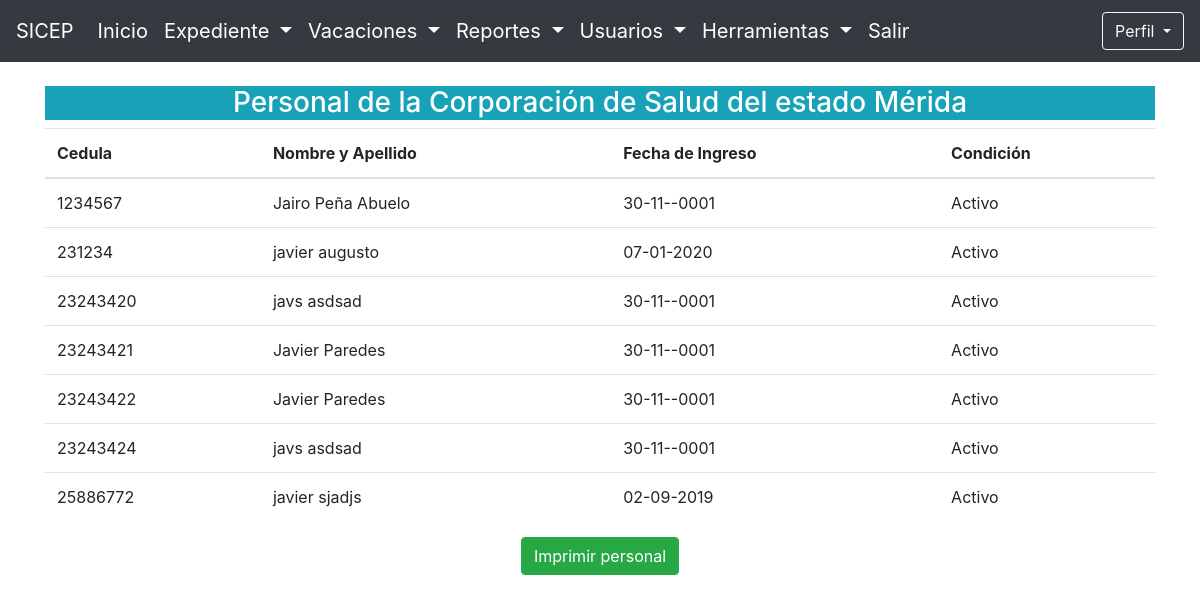
Page /main/personal.php on the earlier database version.
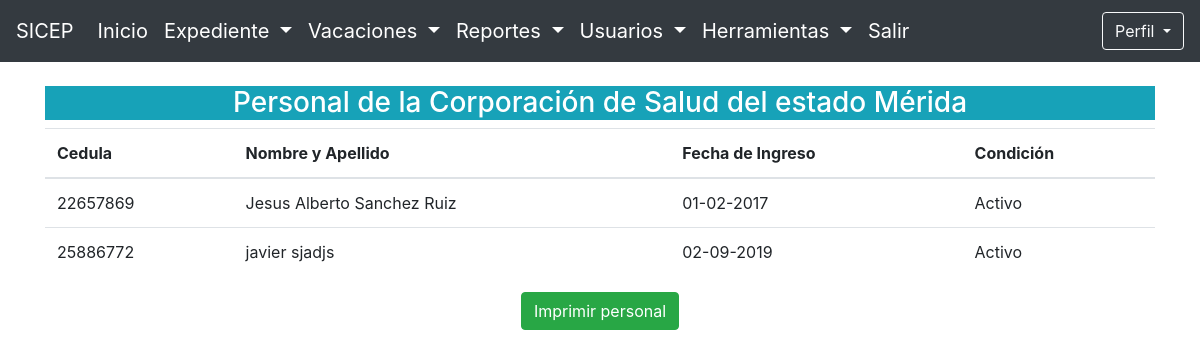
Same page on the later database version.
### tables this page shows
CREATE TABLE `funcionario` (
  `ced_fun` varchar(9) NOT NULL,
  `nom_fun` varchar(30) NOT NULL,
  `ape_fun` varchar(30) NOT NULL,
  `lug_nac_fun` varchar(30) NOT NULL,
  `pai_fun` varchar(20) NOT NULL,
  `fec_nac_fun` date NOT NULL,
  `cor_fun` varchar(30) NOT NULL,
  `est_civ_exp` varchar(15) NOT NULL,
  `dir_exp` text NOT NULL,
  `ciu_exp` varchar(1) NOT NULL,
  `est_fun` varchar(10) NOT NULL,
  `cond_exp` varchar(10) NOT NULL,
  `fec_ing_exp` date NOT NULL,
  `fec_ret_exp` date NOT NULL
);

### php/funciones.php (called while the page is built, shortened)
<?php
	include 'conexion.php';
	function listadoFuncionario()
	{
		global $conexion;
		$sql = "SELECT * FROM funcionario LIMIT 10";
		return $conexion->query($sql);
	}
?>

### main/personal.php (the view, shortened to what this page needs)
<?
	include '../php/conexion.php';
	include '../php/funciones.php';
	$result = listadoFuncionario();
?>
<!DOCTYPE html>
<html>
<head>
    <link rel="stylesheet" type="text/css" href="../css/main.css">
	<link rel="stylesheet" type="text/css" href="../css/bootstrap.min.css">
</head>
<body>
	<? include('menu.php'); ?>
	<br>
	<div class="container margin button 6">
		<h3 class="bg-info text-center pad-basic no-btm text-white">Personal de la Corporación de Salud del estado Mérida</h3>
	</div>
	<div class="container table-responsive sm">
	<table class="table">
	<thead>
    <tr>
      <th scope="col">Cedula</th>
      <th scope="col">Nombre y Apellido</th>
      <th scope="col">Fecha de Ingreso</th>
      <th scope="col">Condición</th>
    </tr>
  </thead>
  <tbody>
	<?
	while($row = $result->fetch_assoc()){
		?>
		<tr>
			<td><?echo $row['ced_fun']; ?></td>
			<td><?echo $row['nom_fun'].' '.$row['ape_fun']; ?></td>
			<td><?echo date('d-m-Y',strtotime($row['fec_ing_exp'])); ?></td>
			<td><?echo $row['cond_exp']; ?></td>
		</tr>
		<?
	}
	?>
	</tbody>
	</table>
	<div align="center">
		<form action="" method="post">
		<button type="submit" name="imprimir" class="btn btn-success">Imprimir personal</button>
		</form>
	</div>
	</div>
</body>
</html>

### main/menu.php (shortened to what this page needs)
<!DOCTYPE html>
<html lang="es">
<head>
</head>
<body>
	<nav class="navbar navbar-expand-lg navbar-light bg-dark" >
	  <div class="collapse navbar-collapse" id="navbarTogglerDemo01">
	    <a class="navbar-brand" style="color: white;" href="#">SICEP</a>
	    <ul class="navbar-nav mr-auto mt-2 mt-lg-0">
	      <li class="nav-item active">
	        <a class="nav-link" style="color: white;" href="#">Inicio <span class="sr-only">(current)</span></a>
	      </li>
	      <li class="nav-item dropdown">
	        <a class="nav-link dropdown-toggle" href="#" id="navbarDropdown" role="button" data-toggle="dropdown" aria-haspopup="true" aria-expanded="false" style="color: white;">
	          Expediente
	        </a>
	      </li>
	      <li class="nav-item dropdown">
	        <a class="nav-link dropdown-toggle" href="#" id="navbarDropdown" role="button" data-toggle="dropdown" aria-haspopup="true" aria-expanded="false" style="color: white;">
	          Vacaciones
	        </a>
	      </li>
	      <li class="nav-item dropdown">
	        <a class="nav-link dropdown-toggle" href="#" id="navbarDropdown" role="button" data-toggle="dropdown" aria-haspopup="true" aria-expanded="false" style="color: white;">
	          Reportes
	        </a>
      		</li>
	      <li class="nav-item dropdown">
	        <a class="nav-link dropdown-toggle" href="#" id="navbarDropdown" role="button" data-toggle="dropdown" aria-haspopup="true" aria-expanded="false" style="color: white;">
	          Usuarios
	        </a>
	      </li>
		  <li class="nav-item dropdown">
	        <a class="nav-link dropdown-toggle" href="#" id="navbarDropdown" role="button" data-toggle="dropdown" aria-haspopup="true" aria-expanded="false" style="color: white;">
	          Herramientas
	        </a>
	      </li>
		  <li class="nav-item">
	        <a class="nav-link" style="color: white;" href="cerrar_sesion.php">Salir</a>
	      </li>
	    </ul>
		    <div class="d-flex flex-row justify-content-center dropdown">
		        <button  class="btn btn-outline-light dropdown-toggle" type="button" id="dropdownMenuBoton"  data-toggle="dropdown" aria-haspopup="true" aria-expanded="true">Perfil <span class="fa fa-user-circle"></span></button>
	  </div>
	</nav>
</body>
</html>

### css/main.css (style rules this page uses)
html, body { width: 100%; height: 100%; margin: 0px; padding: 0; font-family: sans-serif; }
.navbar { font-size: 20px; }
.nav-link { color: blue; }

Differences in the rows shown:
removed funcionario: ced_fun "1234567", nom_fun "Jairo", ape_fun "Peña Abuelo", fec_ing_exp "30-11--0001", cond_exp "Activo"
removed funcionario: ced_fun "231234", nom_fun "javier", ape_fun "augusto", fec_ing_exp "07-01-2020", cond_exp "Activo"
removed funcionario: ced_fun "23243420", nom_fun "javs", ape_fun "asdsad", fec_ing_exp "30-11--0001", cond_exp "Activo"
removed funcionario: ced_fun "23243421", nom_fun "Javier", ape_fun "Paredes", fec_ing_exp "30-11--0001", cond_exp "Activo"
removed funcionario: ced_fun "23243422", nom_fun "Javier", ape_fun "Paredes", fec_ing_exp "30-11--0001", cond_exp "Activo"
removed funcionario: ced_fun "23243424", nom_fun "javs", ape_fun "asdsad", fec_ing_exp "30-11--0001", cond_exp "Activo"
added funcionario: ced_fun "22657869", nom_fun "Jesus Alberto", ape_fun "Sanchez Ruiz", fec_ing_exp "01-02-2017", cond_exp "Activo"
